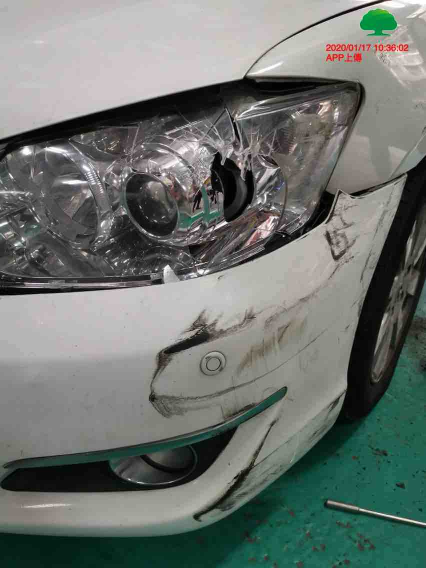
#> input picture gui_tools/cathay_side_mark/testdb/9393-QL_1516RR29611/0002.jpg, 852 x 1136 px (shown at 1/2 size); its folder holds only this picture in this run
$ python -i controller.py   (imports and definitions only)
#> lines starting #> are read from the running program, lines starting #| are printed output that depends on the picture
import os
import sys
import logging
import numpy as np
import cv2
from PIL import Image, ImageTk

from distutils.version import LooseVersion
import skimage.transform

import gvars

# [1 line not run here, left out]

def resize_image(img, min_dim=None, max_dim=None, min_scale=None, mode="square"):
    # Keep track of image dtype and return results in the same dtype
    image_dtype = img.dtype
    logging.debug("<resize_image> dtype:{}".format(image_dtype))
    # Default window (x1, y1, x2, y2) and default scale == 1.
    h, w = img.shape[:2]
    if w <= 0:
        print('Error:resize_image:w<=0')
        raise ValueError('Error:resize_image:w<=0')

    if h <= 0:
        print('Error:resize_image:h<=0')
        raise ValueError('Error:resize_image:h<=0')

    window = (0, 0, w, h)
    scale = 1
    padding = [(0, 0), (0, 0), (0, 0)]

    if mode == "none":
        return img, window, scale, padding

    # Scale?
    if min_dim:
        # Scale up but not down
        scale = max(1, min_dim / min(h, w))
    if min_scale and scale < min_scale:
        scale = min_scale

    # Does it exceed max dim?
    if max_dim and mode == "square":
        image_max = max(h, w)
        if round(image_max * scale) > max_dim:
            scale = max_dim / image_max

    # Resize image using bilinear interpolation
    if scale != 1:
        img = resize(img, (round(h * scale), round(w * scale)), preserve_range=True)
        # image = skimage.transform.resize(image, (round(h * scale), round(w * scale)),
        #        order=1, mode="constant", preserve_range=True)

    # Need padding or cropping?
    if mode == "square":
        # Get new height and width
        h, w = img.shape[:2]
        top_pad = (max_dim - h) // 2
        bottom_pad = max_dim - h - top_pad
        left_pad = (max_dim - w) // 2
        right_pad = max_dim - w - left_pad
        padding = [(top_pad, bottom_pad), (left_pad, right_pad), (0, 0)]
        img = np.pad(img, padding, mode='constant', constant_values=0)
        window = (left_pad, top_pad, w + left_pad, h + top_pad)
    else:
        raise Exception("Mode {} not supported".format(mode))

    return img.astype(image_dtype), window, scale, padding


# [22 lines left out: functions resize, nt_path, not called in this run]

class uiController(object):
    # [226 lines left out: functions __init__, delegator, CBfileIO, CBopenDir, CBN1Images, _readImg and 1 more, not called in this run]
            #yield jpgs

>>> import cv2
>>> picture = cv2.imread('../cathay_side_mark/testdb/9393-QL_1516RR29611/0002.jpg', cv2.IMREAD_GRAYSCALE)
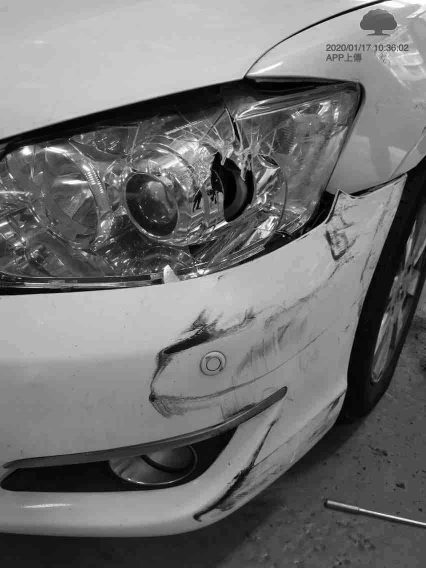
#> picture: shape (1136, 852) (shown at 1/2 size); min 0, max 255, mean 114
>>> result = resize_image(picture)
#> (the run stopped early here; a loop or call above may not have finished)

$ run again, on gui_tools/cathay_side_mark/testdb/9393-QL_1516RR29611/0007.jpg
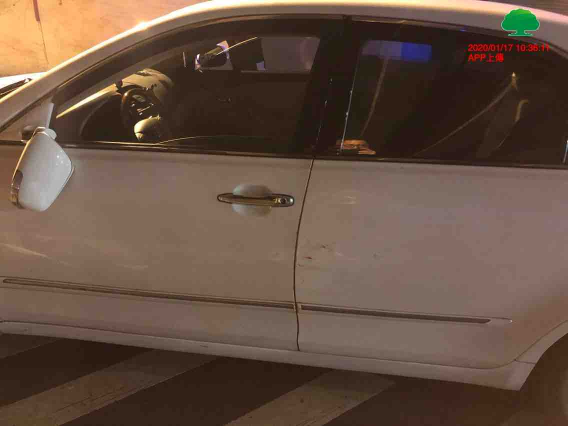
#> input picture gui_tools/cathay_side_mark/testdb/9393-QL_1516RR29611/0007.jpg, 1136 x 852 px (shown at 1/2 size)
#> `picture = cv2.imread('../cathay_side_mark/testdb/9393-QL_1516RR29611/0..`:
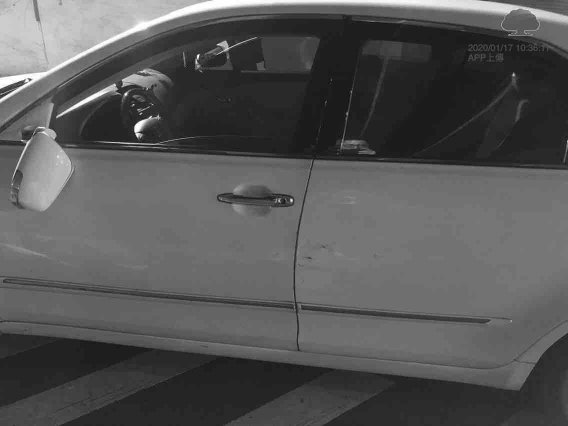
#> picture: shape (852, 1136) (shown at 1/2 size); min 0, max 255, mean 85.7

$ run again, on gui_tools/cathay_side_mark/testdb/9393-QL_1516RR29611/0008.jpg
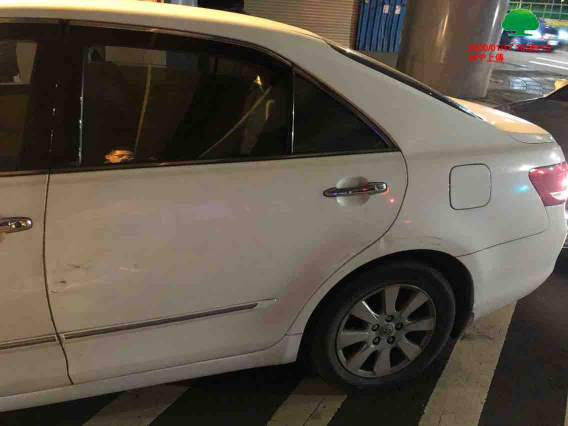
#> input picture gui_tools/cathay_side_mark/testdb/9393-QL_1516RR29611/0008.jpg, 1136 x 852 px (shown at 1/2 size)
#> `picture = cv2.imread('../cathay_side_mark/testdb/9393-QL_1516RR29611/0..`:
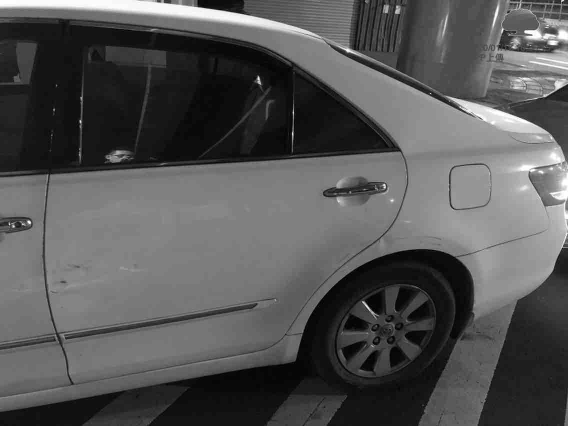
#> picture: shape (852, 1136) (shown at 1/2 size); min 0, max 255, mean 85.3

$ run again, on gui_tools/cathay_side_mark/testdb/9393-QL_1516RR29611/0009.jpg
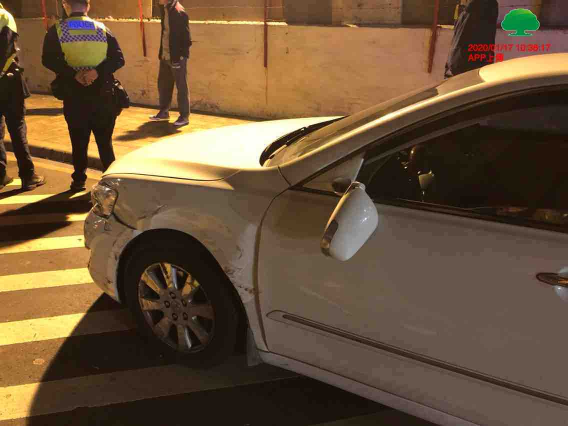
#> input picture gui_tools/cathay_side_mark/testdb/9393-QL_1516RR29611/0009.jpg, 1136 x 852 px (shown at 1/2 size)
#> `picture = cv2.imread('../cathay_side_mark/testdb/9393-QL_1516RR29611/0..`:
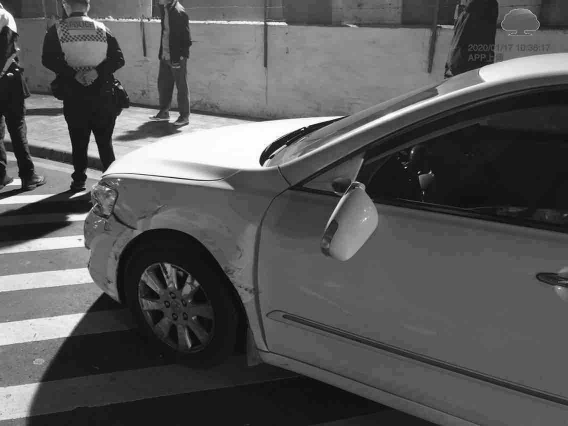
#> picture: shape (852, 1136) (shown at 1/2 size); min 0, max 255, mean 86.6
